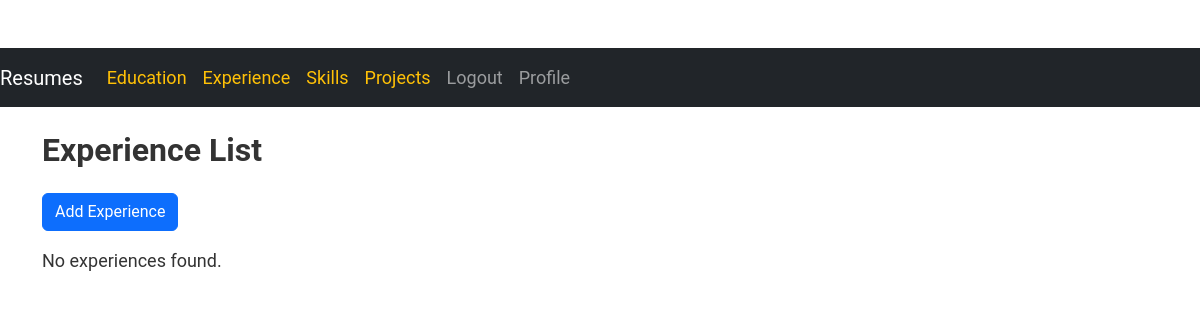
Before: /portfolio/experience/ (signed in) with the older database file.
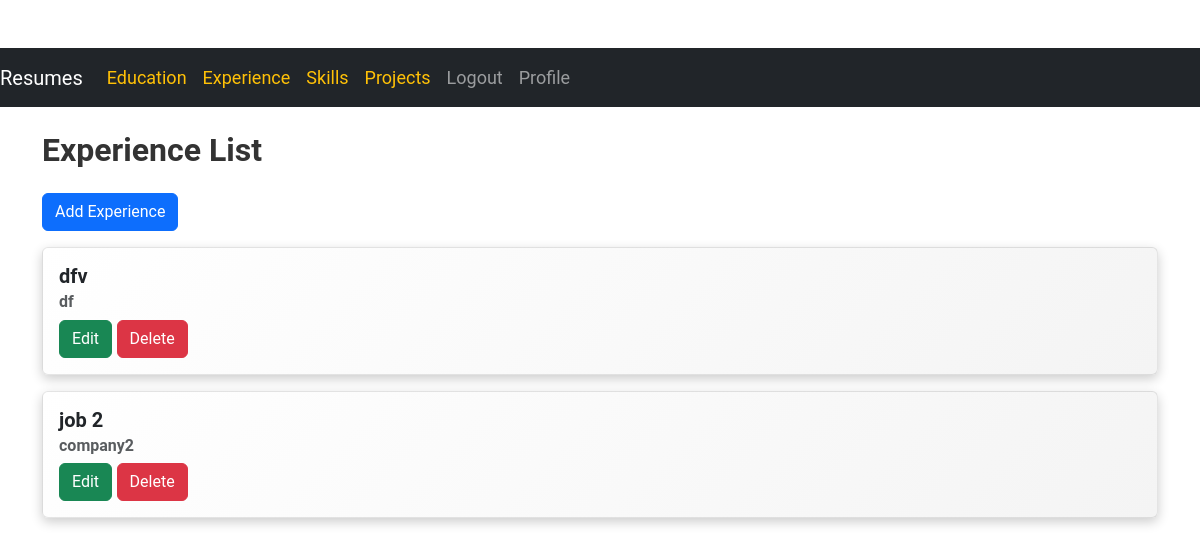
After: the same page with the newer database file.
### myapp/models.py (models this page shows, shortened)
class Experience(models.Model):
    job_title = models.CharField(max_length=200)
    company_name = models.CharField(max_length=200)
    start_date = models.DateField()
    end_date = models.DateField()
    description = models.TextField()

### myapp/views.py (the view)
# urls.py: path('experience/', experience_list, name='experience_list'),
@login_required
def experience_list(request):
    experiences = Experience.objects.all()
    return render(request, 'myapp/experience_list.html', {'experience_list': experiences})

### myapp/templates/myapp/experience_list.html (shortened to what this page needs)
{% extends 'myapp/base.html' %}
{% block body %}
<div class="container mt-4">
    <h2 class="mb-4">Experience List</h2>
    <a href="{% url 'myapp:experience_create' %}" class="btn btn-primary mb-3">Add Experience</a>
    {% for experience in experience_list %}
    <div class="card mb-3">
        <div class="card-body">
            <h5 class="card-title">{{ experience.job_title }}</h5>
            <h6 class="card-subtitle mb-2 text-muted">{{ experience.company_name }}</h6>
            <a href="{% url 'myapp:experience_update' experience.id %}" class="btn btn-success">Edit</a>
            <a href="{% url 'myapp:experience_delete' experience.id %}" class="btn btn-danger">Delete</a>
        </div>
    </div>
    {% empty %}
    <p>No experiences found.</p>
    {% endfor %}
</div>
{% endblock %}

Changed rows visible on the page:
added Experience: job_title "dfv", company_name "df"
added Experience: job_title "job 2", company_name "company2"
Other visible differences:
text no longer shown: "No experiences found."
